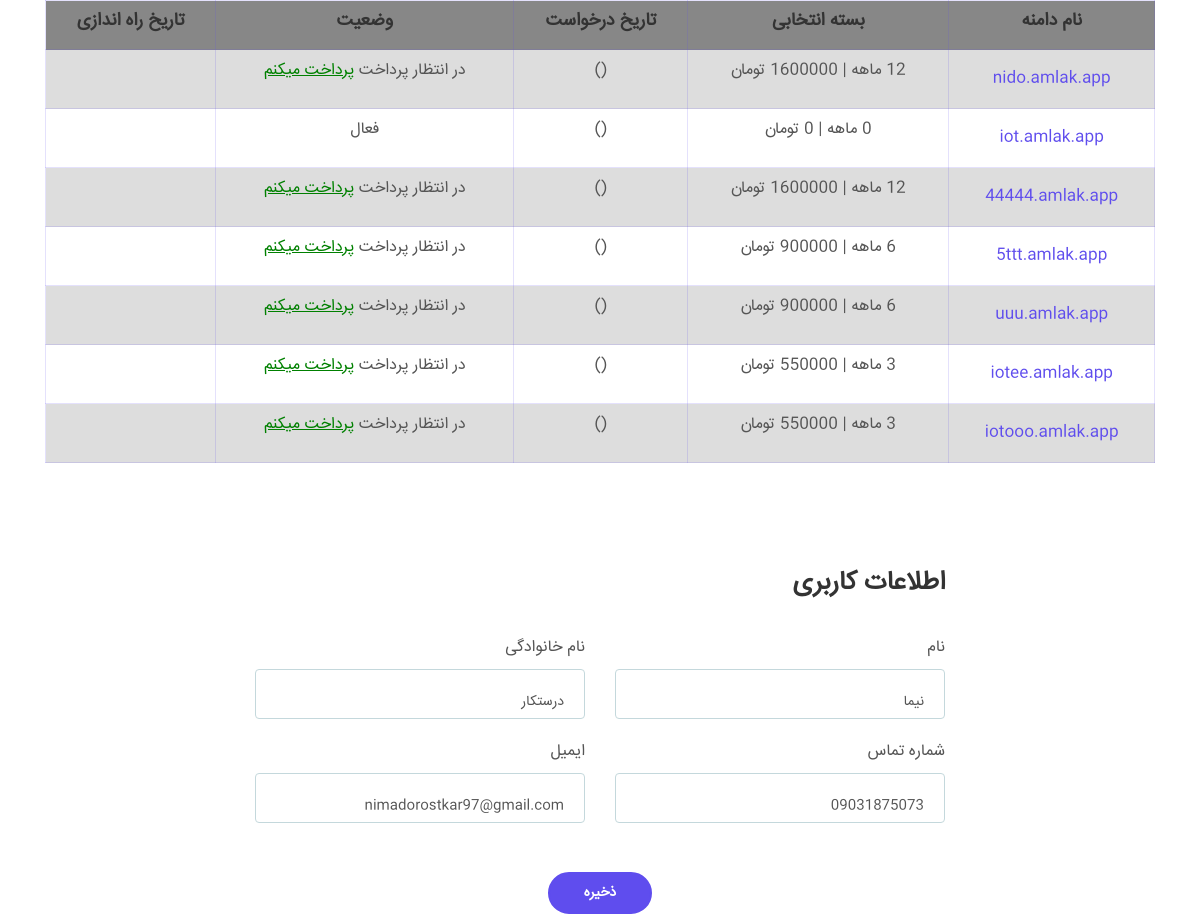
/profile (signed in, middle part), run on an earlier commit of the app's database.
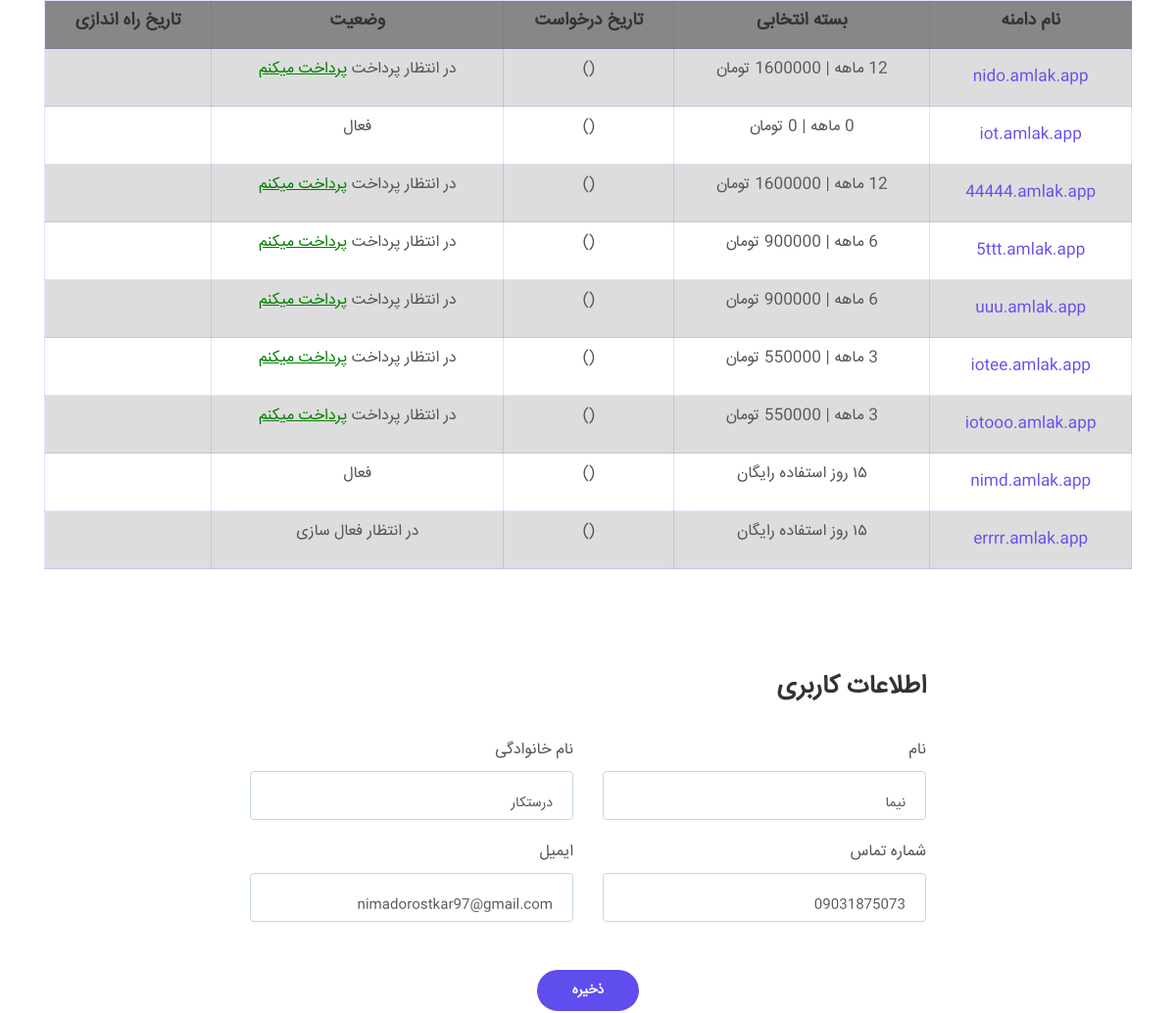
And on a later commit of the database.
### app/models.py (models this page shows, shortened)
class Requests(models.Model):
    user = models.ForeignKey(User, on_delete=models.CASCADE, verbose_name = "کاربر")
    package = models.ForeignKey(Package, on_delete=models.CASCADE, verbose_name = "بسته")
    domain = models.CharField(max_length=80, unique=True, verbose_name="نام دامنه")
    discount = models.CharField(max_length=80, blank=True, null=True, verbose_name = "کد تخفیف")
    date_created = jmodels.jDateTimeField(auto_now_add=True, verbose_name = "تاریخ درخواست")
    final_price = models.IntegerField(null=True, blank=True, verbose_name = "قیمت نهایی")
    CHOICES = ( ('فعال','فعال'), ('لغو شده','لغو شده'), ('در انتظار پرداخت','در انتظار پرداخت'), ('در انتظار فعال سازی','در انتظار فعال سازی') )
    status = models.CharField(max_length=40,choices=CHOICES, default='در انتظار پرداخت', verbose_name = "وضعیت")
    paid = models.BooleanField(default = False, verbose_name="پرداخت شده")
    date_launched = jmodels.jDateField(null=True, blank=True, verbose_name = "تاریخ راه اندازی")
    def get_absolute_url(self):
        return reverse('app:checkout',args=[self.id])
    class Meta:
        verbose_name = "درخواست"
        verbose_name_plural = "درخواست ها"

class Package(models.Model):
    month = models.IntegerField(verbose_name = "ماه")
    price = models.IntegerField(verbose_name= "قیمت (تومان)")
    class Meta:
        verbose_name = "بسته"
        verbose_name_plural = "بسته ها"
    def __str__(self):
        return str(self.month) + " ماهه | " + str(self.price) + ' تومان '

class Demo_req(models.Model):
    user = models.ForeignKey(User, on_delete=models.CASCADE, verbose_name = "کاربر")
    domain = models.CharField(max_length=80, unique=True, verbose_name="نام دامنه")
    date_created = jmodels.jDateTimeField(auto_now_add=True, verbose_name = "تاریخ درخواست")
    CHOICES = ( ('فعال','فعال'), ('لغو شده','لغو شده'), ('در انتظار فعال سازی','در انتظار فعال سازی'), ('منقضی شدن اعتبار','منقضی شدن اعتبار') )
    status = models.CharField(max_length=40,choices=CHOICES, default='در انتظار فعال سازی', verbose_name = "وضعیت")
    date_launched = jmodels.jDateField(null=True, blank=True, verbose_name = "تاریخ راه اندازی")
    class Meta:
        verbose_name = "درخواست دمو"
        verbose_name_plural = "درخواست های دمو"

### app/views.py (the view, shortened to what this page needs)
# urls.py: path('profile', views.profile, name='profile'),
@login_required(login_url='/login')
def profile(request):
    profile = get_object_or_404(Profile, user=request.user)
    user_reqs = models.Requests.objects.filter(user=request.user)
    user_demo_reqs = models.Demo_req.objects.filter(user=request.user)
    msg = None
    html_template = loader.get_template( 'profile.html' )
    return HttpResponse(html_template.render( { 'profile':profile, 'user_reqs':user_reqs, 'user_demo_reqs':user_demo_reqs, 'msg':msg }, request) )

### templates/profile.html (shortened to what this page needs)
{% extends "base.html" %}
{% load static %}
{% block content %}
  <div id="details" class="basic-1" dir="rtl" align="right">
    <div class="container" style="overflow-x:auto;">
        <table>
          <tr style="background-color:#484848a6">
            <th> <h5> نام دامنه </h5> </th>
            <th> <h5> بسته انتخابی </h5> </th>
            <th> <h5> تاریخ درخواست </h5> </th>
            <th> <h5> وضعیت </h5> </th>
            <th> <h5> تاریخ راه اندازی </h5> </th>
          </tr>
          {% for userReq in user_reqs %}
          <tr>
            <td dir="ltr"> <a style="color:#5f4ded; text-decoration:none;" href="http://www.{{ userReq.domain }}.amlak.app"> {{ userReq.domain }}.amlak.app </a></td>
            <td><p> {{ userReq.package }} </p></td>
            <td><p> {{ userReq.date_created|date:'Y,m,d' }} ({{ userReq.date_created|date:'H:i' }}) </p></td>
            <td><p> {{ userReq.status }} {% if userReq.status == 'در انتظار پرداخت' %} <a style="color:green;" href="{{ userReq.get_absolute_url }}"> پرداخت میکنم </a>{% endif %} </p> </td>
            <td> {% if userReq.status == 'فعال' %} <p> {{ userReq.date_launched|date:'Y,m,d' }} </p> {% endif %}</td>
          </tr>
          {% endfor %}
          {% for userReq in user_demo_reqs %}
          <tr>
            <td dir="ltr"> <a style="color:#5f4ded; text-decoration:none;" href="http://www.{{ userReq.domain }}.amlak.app"> {{ userReq.domain }}.amlak.app </a></td>
            <td><p> ۱۵ روز استفاده رایگان </p></td>
            <td><p> {{ userReq.date_created|date:'Y,m,d' }} ({{ userReq.date_created|date:'H:i' }}) </p></td>
            <td><p> {{ userReq.status }} </p> </td>
            <td> {% if userReq.status == 'فعال' %} <p> {{ userReq.date_launched|date:'Y,m,d' }} </p> {% endif %}</td>
          </tr>
          {% endfor %}
        </table>
    </div>
    <br><br><br>
      <div class="container" style="max-width:720px;">
        <br> <h3> اطلاعات کاربری </h3> <br>
          <div class="row">
              <div class="col-lg-12">
                <div class="form-container">
                    <form action="{% url 'app:profile' %}" method="post">
                        <div class="row">
                            <div class="col-sm-6">
                              <div class="form-group">
                                  <label>نام</label>
                                  <input type="text" name="fname" class="form-control-input" value="{{ request.user.first_name }}">
                              </div>
                            </div>
                            <div class="col-sm-6">
                                <div class="form-group">
                                    <label>نام خانوادگی</label>
                                    <input type="text" name="lname" class="form-control-input" value="{{ request.user.last_name }}">
                                </div>
                            </div>
                            <div class="col-sm-6">
                              <div class="form-group">
                                <label>شماره تماس</label>
                                  <input type="number" name="phone" class="form-control-input" value="{{ profile.phone }}">
                              </div>
                            </div>
                            <div class="col-sm-6">
                              <div class="form-group">
                                  <label>ایمیل</label>
                                  <input type="email" name="email" class="form-control-input" value="{{ request.user.email }}">
                              </div>
                            </div>
                            <div class="col-sm-12 text-center">
                              <div class="form-group">  <br>
                               <button type="submit" class="btn-solid-reg page-scroll"> ذخیره </button>
                              </div>
                            </div>
                        </div>
                    </form>
                </div>
              </div>
          </div>
      </div>
  </div>
  <br><br>
{% endblock content %}

What changed in the data, as far as the page shows it:
added Demo_req: domain "nimd", status "فعال"
added Demo_req: domain "errrr", status "در انتظار فعال سازی"
